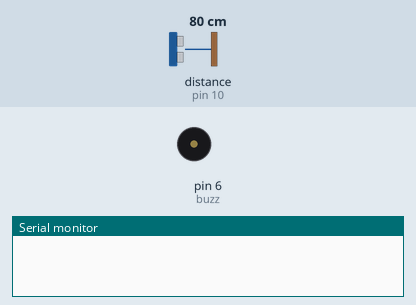
Simulated run of this sketch. Board: Arduino Uno, built with avr-gcc and run on an emulated ATmega328P. Parts: buzzer (waves = sounding, pin HIGH), the last lines printed to the serial monitor. Wiring (inferred from the names in the program): ultrasonic range finder: trigger pin 9; echo pin 10. The test bench sets the inputs (shaded band); at power-on: distance to the obstacle (sensor on pin 10) 80 cm. The echo pulse lasts 58.3 µs per cm; pins used as bus, display or sensor lines are not drawn.

Above: at 1.3 s.
1.4 s: distance to the obstacle (sensor on pin 10) set to 12 cm
2.9 s: distance to the obstacle (sensor on pin 10) set to 9 cm
At 4.0 s:
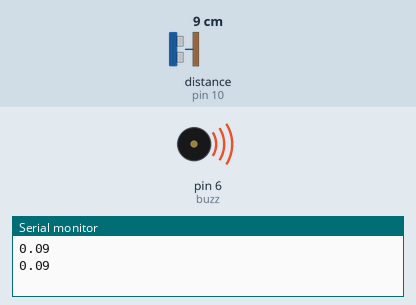
4.5 s: distance to the obstacle (sensor on pin 10) set to 7 cm
6.0 s: distance to the obstacle (sensor on pin 10) set to 4 cm
At 6.5 s:
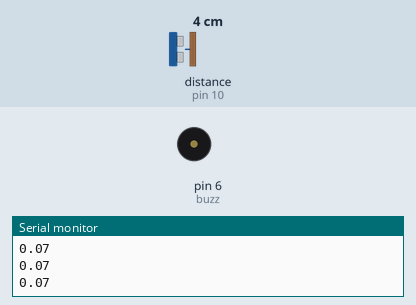
Timing chart, 0 to 8.5 s (numbered marks = the images above; inputs shaded):
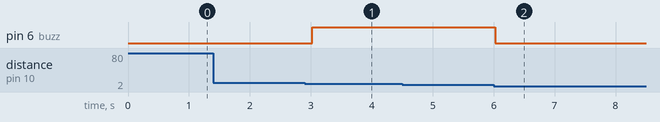

Measured:
- the behaviour switches between 11 and 10 cm on distance to the obstacle (sensor on pin 10) (found by bisection; images 0 and 1)
- the behaviour switches between 6 and 5 cm on distance to the obstacle (sensor on pin 10) (found by bisection; images 1 and 2)
- after the input at 1.4 s, every drawn part: stays the same
- after the input at 2.9 s, pin 6 (buzz): LOW → HIGH after 0.12 s
- after the input at 6.0 s, pin 6 (buzz): HIGH → LOW at once

The sketch:

UltraSonic_-_Con.ino
```cpp
const int buzz = 6;
const int trigPin=9;
const int echoPin=10;
long duration;
float distance;

void setup() {
  pinMode(trigPin,OUTPUT);
  pinMode(echoPin,INPUT);
  pinMode(buzz,OUTPUT);
  Serial.begin(115200);
}

void loop() {
digitalWrite(trigPin,LOW);
delayMicroseconds(2);
digitalWrite(trigPin,HIGH);
delayMicroseconds(10);
digitalWrite(trigPin,LOW);

duration=pulseIn(echoPin,HIGH);
distance=(duration*0.034/2/100);      //calculating distance and converting to meters
if(distance <= 0.10 && distance >=0.05){
  Serial.println(distance);
  digitalWrite(buzz,HIGH);
}
else
{
  digitalWrite(buzz,LOW);
}
delay(500);
}
```
